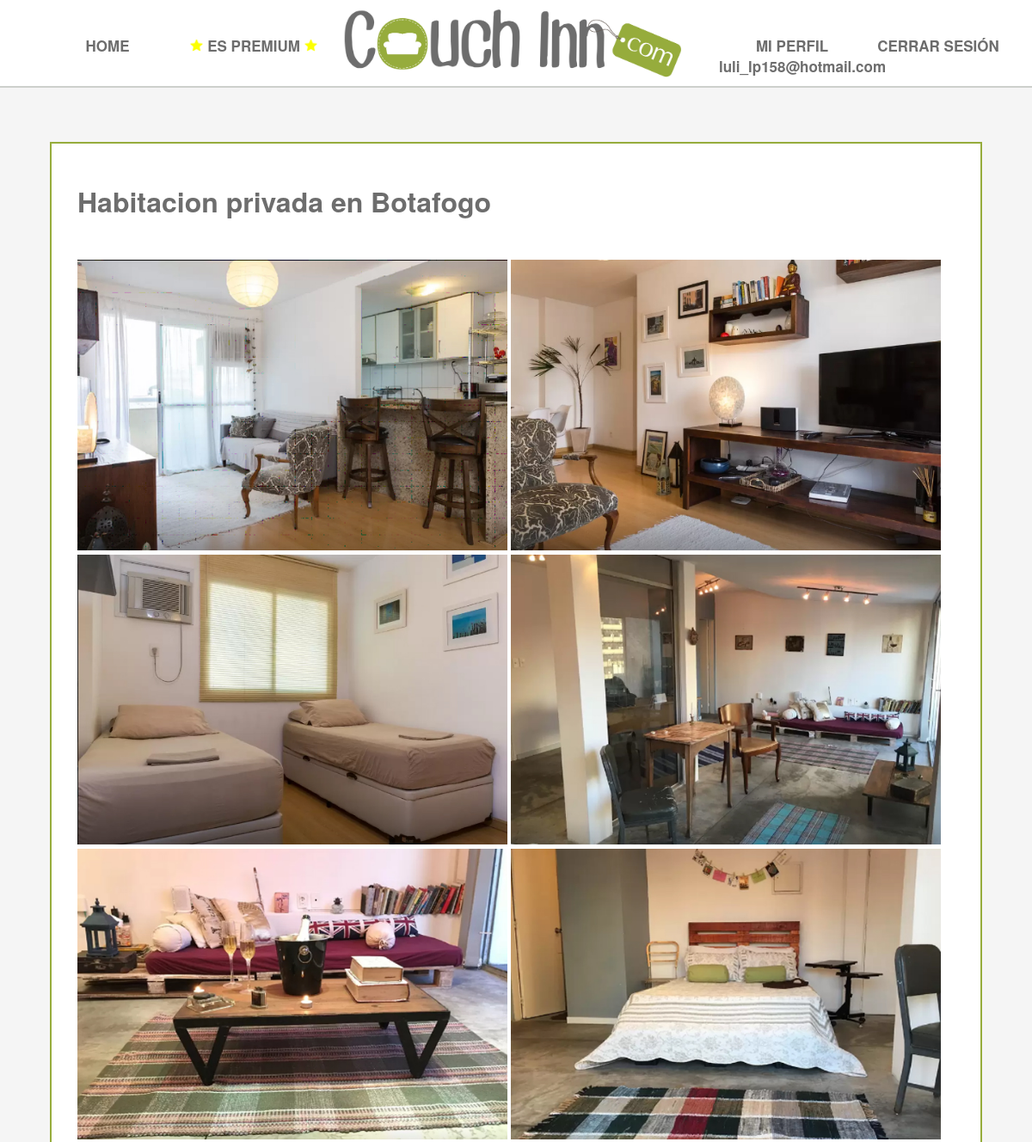
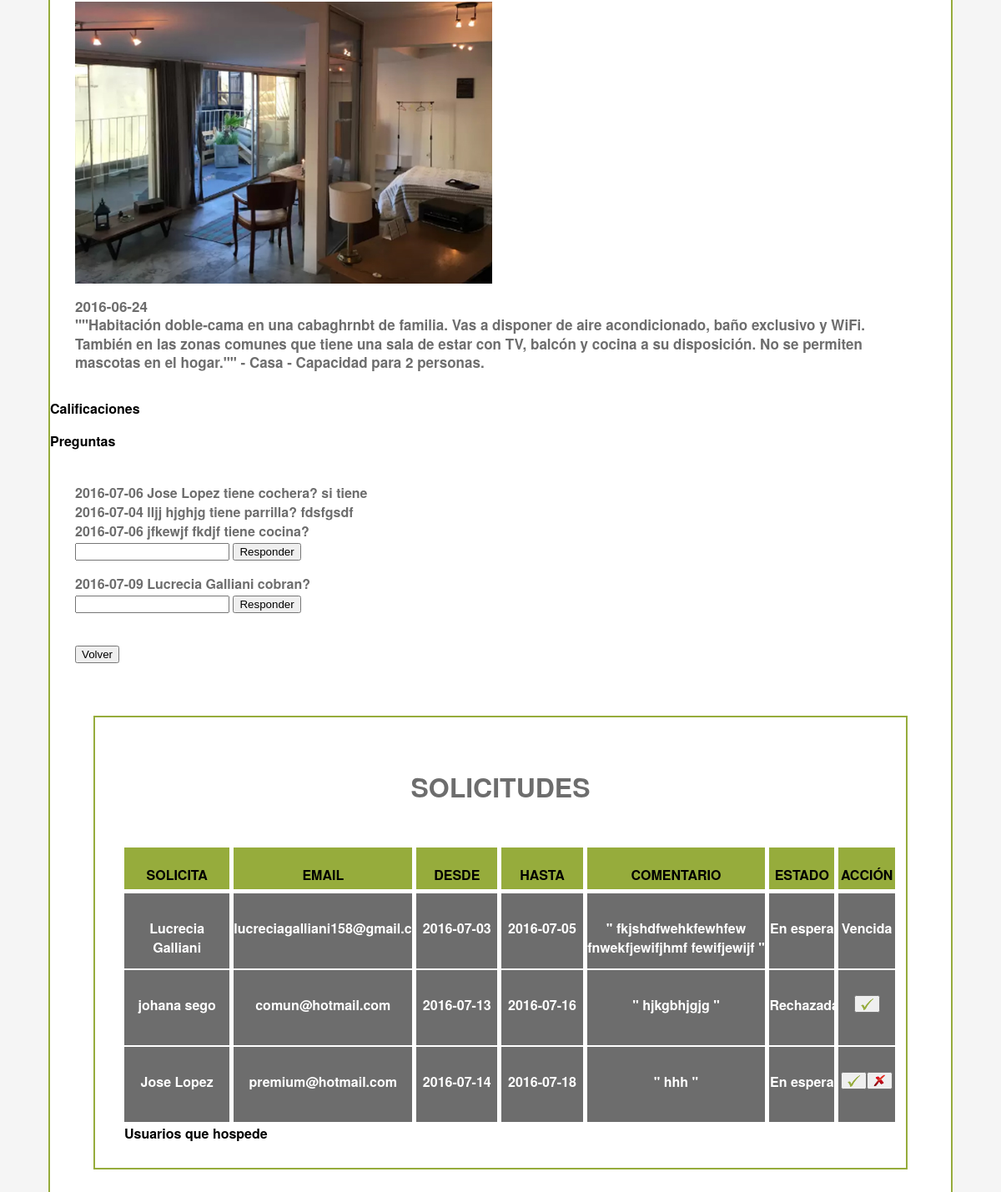
/miCouch.php?id=1 (signed in), run on the app's committed database (2 pictures, top to bottom).
### tables this page shows
CREATE TABLE `usuarios` (
  `idusuario` int(3) NOT NULL,
  `email` varchar(30) NOT NULL,
  `clave` varchar(15) NOT NULL,
  `documento` int(30) NOT NULL,
  `direccion` varchar(40) NOT NULL,
  `telefono` int(11) NOT NULL,
  `apellido` varchar(15) NOT NULL,
  `nombre` varchar(15) NOT NULL,
  `fechanac` date NOT NULL,
  `premium` tinyint(1) NOT NULL,
  `fechap` date DEFAULT NULL,
  `costop` int(3) DEFAULT NULL,
  `administrador` tinyint(1) NOT NULL
);

CREATE TABLE `couch` (
  `idcouch` int(3) NOT NULL,
  `fecha` date NOT NULL,
  `titulo` text NOT NULL,
  `descripcion` text NOT NULL,
  `ubicacion` text NOT NULL,
  `canthabitantes` int(11) NOT NULL,
  `cantpersonas` varchar(11) NOT NULL,
  `despublicado` tinyint(1) NOT NULL,
  `idusuario` int(3) NOT NULL,
  `idtipo` int(3) NOT NULL
);

CREATE TABLE `imagenescouches` (
  `idimagenescouches` int(11) NOT NULL,
  `idcouch` int(11) NOT NULL,
  `rutaimagen` text NOT NULL
);

CREATE TABLE `tipos` (
  `idtipo` int(3) NOT NULL,
  `nombre` varchar(15) NOT NULL,
  `bloqueado` tinyint(1) NOT NULL
);

CREATE TABLE `preguntas` (
  `idpregunta` int(3) NOT NULL,
  `pregunta` text NOT NULL,
  `respuesta` text,
  `fechaPreg` date NOT NULL,
  `idusuario` int(3) NOT NULL,
  `idcouch` int(3) NOT NULL
);

CREATE TABLE `solicitudes` (
  `idsolicitud` int(11) NOT NULL,
  `idcouch` int(3) NOT NULL,
  `idusuario` int(3) NOT NULL,
  `estado` varchar(10) NOT NULL,
  `fechaaceptada` date DEFAULT NULL,
  `comentariosolicitud` varchar(200) DEFAULT NULL,
  `fechadesde` date NOT NULL,
  `fechahasta` date NOT NULL
);

### miCouch.php (the view, shortened to what this page needs)
<?php
	$id=$_GET['id'];
	$idu= $_SESSION['usuario'];
	$conec=connection();
	$consulta=mysqli_query($conec,"SELECT * FROM couch INNER JOIN usuarios ON couch.idusuario = usuarios.idusuario WHERE couch.idcouch= $id AND couch.idusuario = $idu ");
	$consulta->fetch_assoc();
	if(mysqli_num_rows($consulta) > 0) {
	if($_SESSION['estado']=='logueado') {
?>
<html>
	<head>
		<link rel ='stylesheet' type='text/css' href='./estilos.css'>
	</head>
	<body>
		<?php
			include ('./menuu.php');
			$consulta=mysqli_query($conec,"SELECT * FROM couch INNER JOIN tipos ON couch.idtipo = tipos.idtipo WHERE couch.idcouch= '$id' ");
			$couch = mysqli_fetch_array($consulta);
		?>
		<div id="cuerpo">
			<div id="cajadetalles"><br>
				<div class='en_caja'>
				<div class="campo">
					<H1><?php echo $couch['titulo']?></H1>
				</div>
				</div> <br><br>
				<div class='en_caja'>
				<div class="campo">
					<?php
						$consultaimagenes="SELECT * FROM imagenescouches WHERE idcouch=$id";
						$consulta="SELECT rutaimagen FROM imagenescouches WHERE idcouch=$id";
						$resulimagenes=mysqli_query($conec,$consultaimagenes);
						$resultado=mysqli_query($conec,$consulta);
						$hayimagen=mysqli_fetch_array($resultado);
						if($hayimagen!=null){
							while($imagen=mysqli_fetch_array($resulimagenes)) {
					?>
								<div style="display: inline-block;"><img src="./<?php echo $imagen['rutaimagen'] ?>" class="fotomic"></div>
					<?php
							}
						}
						else{
					?>
							<div><img src="img/logo.png" class="fotomic"></div>
					<?php
						} ?>
				</div>
				</div>
				<div class='en_caja'>
				<div class="campo">
					<p style="line-height: 140%;"><a><?php echo $couch['fecha']?></a><br>
					<a><?php echo $couch['descripcion'] . ' - ' . $couch['nombre'] . ' - Capacidad para ' . $couch['cantpersonas'] . ' personas.' ?></a><p>
				</div>
				</div>
			<div id="calificaciones">
			<p><a style='cursor: pointer;' onclick="muestra_oculta('calificacionesOcultar')" title="">Calificaciones</a></p>
			</div>
			<div id="preguntas">
				<p><a>Preguntas</a></p>
				<br>
				<div class='en_caja'>
				<div class="campo">
					<?php
						$conp="SELECT * FROM preguntas p INNER JOIN usuarios u ON p.idusuario = u.idusuario WHERE p.idcouch = $id";
						if ($result= $conec->query ($conp))
									{
										while ($preg= $result->fetch_assoc()){
					?>
					<div>
						<?php echo $preg['fechaPreg'];?>
						<?php echo $preg['nombre'] . ' ' . $preg['apellido'];?>
						<?php echo $preg['pregunta'];?>
						<?php if ($preg['respuesta'] != NULL) { echo $preg['respuesta']; }
									else {
										 ?>
										 <form method='post' name='responder' action='responder.php'>
										 <input type='text' name='respuesta' id='respuesta'>
										 <input type='submit' value='Responder'>
										 </form>
							<?php	} ?>
					</div>
					<?php } } ?>
				</div>
				</div>
				<div class="campo">
				<br/>
						<input type="button" value="Volver" onClick="window.location.href='misCouches.php' ">
					</div><br>
			</div>
			<?php $sql = "SELECT * FROM solicitudes s INNER JOIN usuarios u ON s.idusuario = u.idusuario WHERE s.idcouch= $id ORDER BY s.fechadesde ";
					$resul=mysqli_query($conec,$sql);
				 if (mysqli_num_rows($resul) == 0) { ?>
				<div id="cajadetalles">
					<div id="solicitud">
					<H1>NO TIENES SOLICITUDES PARA ESTE COUCH<H1>
					</div>
				</div>
					<?php } else { ?>
			<div id="cajadetalles">
					<div id="solicitud">
					<H1>SOLICITUDES </H1>
					</div>
				<div class="tablac">
					<div class="titulos">
					<div class="tit" style="	width:13%;"><H4>SOLICITA</H4></div>
					<div class="tit" style="	width:22%;"><H4>EMAIL</H4></div>
					<div class="tit" style="	width:10%;"><H4>DESDE</H4></div>
					<div class="tit" style="	width:10%;"><H4>HASTA</H4></div>
					<div class="tit" style="	width:22%;"><H4>COMENTARIO<H4></div>
					<div class="tit" style="	width:8%;"><H4>ESTADO</H4></div>
					<div class="tit" style="	width:7%;"><H4>ACCI&Oacute;N</H4></div>
					</div>
					<div class="fila">
				<?php
					if ($result= $conec->query ($sql))
						{
							while ($solicitudes= $result->fetch_assoc()){
							?>
						 <div class="cfila" style="	width:13%;"><?php echo $solicitudes['nombre'] . " " . $solicitudes['apellido'] ; ?> </div>
						 <div class="cfila" style="	width:22%;"><?php echo $solicitudes ['email']; ?></div>
						 <div class="cfila" style="	width:10%;"><?php echo $solicitudes['fechadesde']; ?></div>
						 <div class="cfila" style="	width:10%;"><?php echo $solicitudes['fechahasta']; ?></div>
						<?php if ($solicitudes['comentariosolicitud'] != null) { ?>
						<div class="cfila" style="	width:22%;"><?php echo ' " ' . $solicitudes['comentariosolicitud'] . ' " '?></div>
						<?php } else { ?>
						<div class="cfila" style="	width:22%;"><a>Sin comentario</a> </div>
						<?php }
						$hoy = date("Y-m-d");
						if ($solicitudes['estado'] == 'espera')
						{  ?>
						<div class="cfila" style="width:8%;">
							<a>En espera</a>
						</div>
						<?php if ($solicitudes['fechadesde'] > $hoy) { ?>
						<div class="cfila" style="width:7%;">
							<button type="submit" value="" onClick="javascript:aceptar(<?php echo $solicitudes['idsolicitud']?>)"><img src="img/aceptar.png" style="width:15px">
							<button type="submit" value="" onClick="javascript:rechazar(<?php echo $solicitudes['idsolicitud']?>)"><img src="img/rechazar.png" style="width:15px">
						</div> <?php }
						else { ?>
						<div class="cfila" style="width:7%;">
							<a>Vencida</a>
						</div> <?php }
							}
							else { ?>
						<div class="cfila" style="width:8%;"> <a>Rechazada</a></div>
						<div class="cfila" style="width:7%;">
							<button type="submit" value="" onClick="javascript:aceptar(<?php echo $solicitudes['idsolicitud']?>)"><img src="img/aceptar.png" style="width:15px;">
						</div>
						<?php } ?>
						<?php } } ?>
					</div>
					<p><a style='cursor: pointer;' onclick="muestra_oculta('usuariosHospede')" title="">Usuarios que hospede</a></p>
		</div>
		<?php }
		?>
	</body>
</html>
<?php } }
else { header("Location:index.php");
}
?>

### menuu.php (shortened to what this page needs)
<html>
	<head>
		<link rel='stylesheet' type='text/css' href='estilos.css' media='screen'/>
	</head>
	<body>
			<div class=menuu>
				<div class=mi-menuu>
					<ul>
						<li><a href="index.php">HOME</a></li>
						<?php if(isset($_SESSION['estado'])){
										$usuario=$_SESSION['usuario'];
										$conec=connection();
										$result=mysqli_query($conec, "SELECT * FROM usuarios WHERE idusuario='$usuario'");
										$p= $result->fetch_assoc();
										if ($p['premium']=='1') {?>
											<li><a onClick='alert("Usted ya es usuario Premium")'><img src='img/estrella.png' height='15px' width='15px'>&nbsp;ES PREMIUM&nbsp;<img src='img/estrella.png' height='15px' width='15px'></a></li><?php }
										else{?><li><a href="premium.php">PREMIUM</a></li><?php }}
									else{?><li><a href="premium.php" onClick='alert("Debe iniciar sesión para acceder al servicio Premium")'>PREMIUM</a></li><?php }?>
					</ul>
				</div>
				<div class=mi-menuL>
					<a href="index.php"><img class="logo" src="img/logo.png"></a>
				</div>
				<div class=mi-menuu>
					<ul>
						<?php if(isset($_SESSION['estado'])) { ?>
						<li><a href="perfil.php">MI PERFIL <br><?php echo $p['email']; ?></a></li><?php }
						else { ?>	<li><a href="registro.php">REGISTRARSE</a></li>	<?php } ?>
						<?php if(isset($_SESSION['estado'])) { ?><li><a href="cerrar.php">CERRAR SESI&Oacute;N</a></li><?php }
																	else{ ?><li><a href="ingresar.php">INICIAR SESI&Oacute;N</a></li><?php } ?>
					</ul>
				</div>
			</div>
	</body>
</html>

### estilos.css (style rules this page uses)
body { margin: 0; width:100%; height:auto; background-color:#f5f5f5; font-family: Circular,"Helvetica Neue",Helvetica,Arial,sans-serif; }
.en_caja { display: inline-block; }
.en_caja a { color:#6d6d6d; font-size:17px; font-weight:bold; margin-right:auto; }
#cajadetalles { background-color:#FFFFFF; border: 2px solid #96AC3C ; font-weight:bold; margin-right: auto; margin-left:auto; width:90%; margin-top:40px; margin-bottom:40px; }
.tablac { width:100%; height: auto; margin-left:35px; margin-right:auto; margin-bottom: 30px; }
.titulos { display:inline-block; width:100%; }
.tit { background-color:#96AC3C; display:block; float:left; margin-right:5px; text-align:center; height:50px; }
.fila { width:100%; height: auto; margin-left:auto; margin-right:auto; margin-top:5px; }
.cfila { padding-top:30px; background-color:#6d6d6d; display:block; float:left; margin-right:5px; text-align:center; color:#FFFFFF; height:60px; margin-bottom:2px; }
#solicitud { text-align:center; margin-left:auto; margin-right:auto; color:#6d6d6d; margin-top:60px; margin-bottom:50px; }
.campo { display: block; margin-left: 30px; margin-right:30px; color:#6d6d6d; }
.menuu { width: 100%; height: 100px; margin-left: auto; margin-right: auto; margin-top: 0px; background-color:#FFFFFF; border-bottom: 2px solid #cdd0cc ; }
.mi-menuu { float:left; width:33%; margin-left: 0px; }
.mi-menuu li { width:170px; float: left; list-style: none; margin-left: auto; margin-right: auto; margin-top: 25px; margin-bottom: 0px; }
.mi-menuu li a { display:block; text-decoration:none; color: #6d6d6d; font-size:17px; font-weight:bold; list-style:none; text-align:center; }
.mi-menuL { float:left; }
.logo { width:400px; }
.fotomic { width:500px; }

### data on the page
usuarios: email "luli_lp158@hotmail.com"
couch: titulo "Habitacion privada en Botafogo", fecha "2016-06-24", descripcion "\"\"Habitación doble-cama en una cabaghrnbt de familia. Vas a disponer de aire acondicionado, baño exclusivo y WiFi. También en las zonas comunes que tiene una sala de estar con TV, balcón y cocina a su disposición. No se permiten mascotas en el hogar.\"\"", idtipo.nombre "Casa", cantpersonas "2"
imagenescouches: rutaimagen (picture)
imagenescouches: rutaimagen (picture)
imagenescouches: rutaimagen (picture)
imagenescouches: rutaimagen (picture)
imagenescouches: rutaimagen (picture)
imagenescouches: rutaimagen (picture)
imagenescouches: rutaimagen (picture)
preguntas: fechaPreg "2016-07-06", idusuario.nombre "Jose", idusuario.apellido "Lopez", pregunta "tiene cochera?", respuesta "si tiene"
preguntas: fechaPreg "2016-07-04", idusuario.nombre "lljj", idusuario.apellido "hjghjg", pregunta "tiene parrilla?", respuesta "fdsfgsdf"
preguntas: fechaPreg "2016-07-06", idusuario.nombre "jfkewjf", idusuario.apellido "fkdjf", pregunta "tiene cocina?"
preguntas: fechaPreg "2016-07-09", idusuario.nombre "Lucrecia", idusuario.apellido "Galliani", pregunta "cobran?"
solicitudes: idusuario.nombre "Lucrecia", idusuario.apellido "Galliani", idusuario.email "lucreciagalliani158@gmail.com", fechadesde "2016-07-03", fechahasta "2016-07-05", comentariosolicitud "fkjshdfwehkfewhfew fnwekfjewifjhmf fewifjewijf", estado "En espera"
solicitudes: idusuario.nombre "johana", idusuario.apellido "sego", idusuario.email "comun@hotmail.com", fechadesde "2016-07-13", fechahasta "2016-07-16", comentariosolicitud "hjkgbhjgjg"
solicitudes: idusuario.nombre "Jose", idusuario.apellido "Lopez", idusuario.email "premium@hotmail.com", fechadesde "2016-07-14", fechahasta "2016-07-18", comentariosolicitud "hhh"
